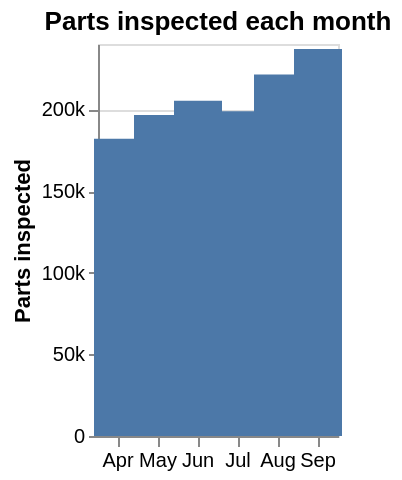

Describe this chart as a Vega-Lite specification.
### Vega-Lite specification from a JSON file in a GitHub repository (floating-point values rounded to 4 significant figures)
{"$schema": "https://vega.github.io/schema/vega-lite/v6.json", "width": "container", "height": 240, "data": {"values": [{"month": "2026-04", "parts": 182000}, {"month": "2026-05", "parts": 196500}, {"month": "2026-06", "parts": 205300}, {"month": "2026-07", "parts": 198800}, {"month": "2026-08", "parts": 221400}, {"month": "2026-09", "parts": 236900}]}, "mark": {"type": "bar", "width": 24}, "encoding": {"x": {"field": "month", "type": "ordinal", "timeUnit": "yearmonth", "title": null, "axis": {"format": "%b", "labelAngle": 0}}, "y": {"field": "parts", "type": "quantitative", "title": "Parts inspected", "axis": {"format": "~s", "labelExpr": "datum.value === 0 ? '0' : datum.label"}}}, "autosize": {"type": "fit", "contains": "padding", "resize": true}, "title": "Parts inspected each month", "description": "Synthetic example data for chart design, not AIS measurements or model benchmarks."}
